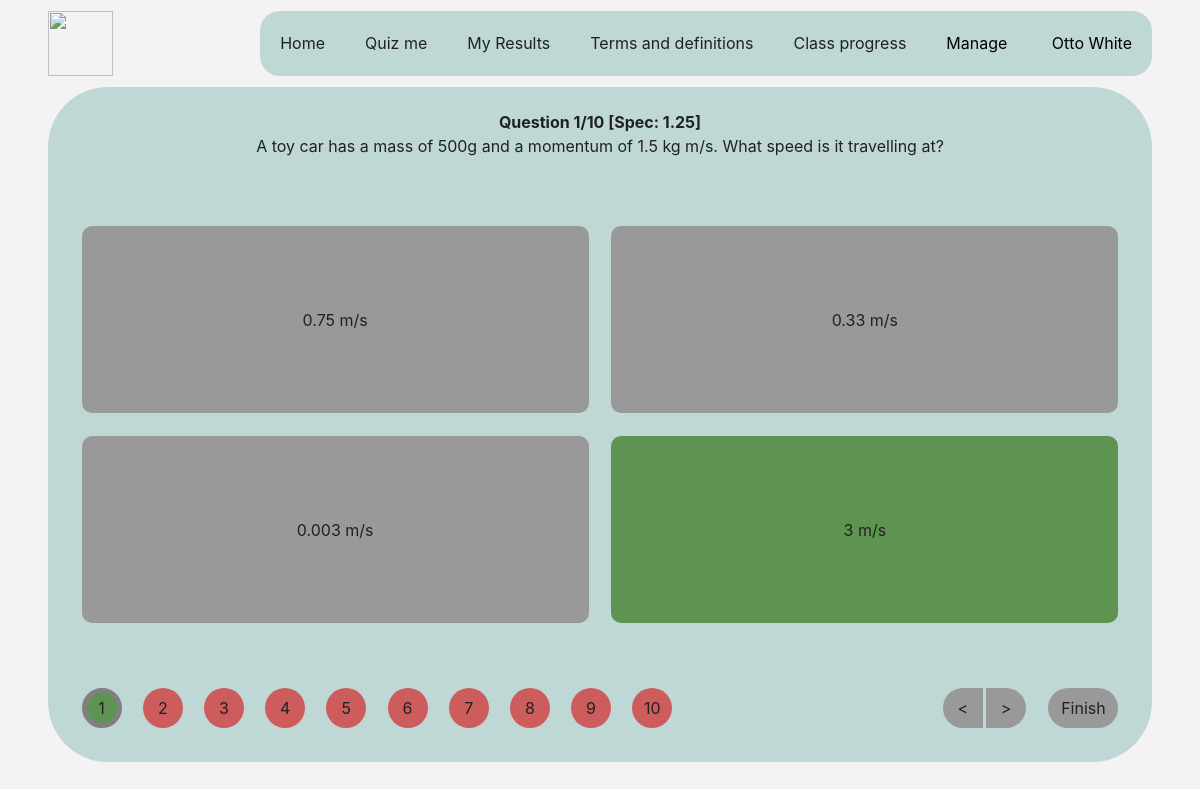
Screenshot of /review_quiz (signed in) with the database file from the repository.
### users/models.py (models this page shows, shortened)
class User(AbstractBaseUser):
    user_id = models.AutoField(primary_key=True)
    username            = models.CharField(unique=False, max_length=60)
    date_joined         = models.DateTimeField(auto_now_add=True)
    last_login          = models.DateTimeField(auto_now=True)
    is_active           = models.BooleanField(default=True)
    is_staff            = models.BooleanField(default=False)
    is_admin            = models.BooleanField(default=False)
    is_superuser        = models.BooleanField(default=False)
    email               = models.EmailField(unique=True, max_length=60)
    first_name          = models.CharField(max_length=60)
    last_name           = models.CharField(max_length=60)
    date_of_birth       = models.DateField()
    last_quiz           = models.TextField()
    USERNAME_FIELD = 'email'
    REQUIRED_FIELDS = ['username', 'first_name', 'last_name', 'date_of_birth']
    objects = UserManager() # linking the User manager created

### main_app/models.py (models this page shows)
class Question(models.Model):
    question_id             = models.AutoField(primary_key=True)
    specification_point     = models.FloatField()
    question                = models.TextField()
    diagram_name            = models.TextField(default='')
    a                       = models.CharField(max_length=50)
    b                       = models.CharField(max_length=50)
    c                       = models.CharField(max_length=50)
    d                       = models.CharField(max_length=50)
    correct_answer          = models.CharField(max_length=1, default='')

### main_app/views.py (the view)
# urls.py: path('review_quiz', ReviewQuizView.as_view(), name="main-review-quiz"),
class ReviewQuizView(LoginRequiredTemplateView):
    template_name = 'main_app/review_quiz.html'
    def get(self, request):
        try:
            last_quiz = eval(str(request.session['last_quiz'])) # evaluates the JSON last quiz state
            question_ids = [x[1] for x in last_quiz] # retrieves the question ids
            preserved = Case(*[When(question_id=question_id, then=index) for index, question_id in enumerate(question_ids)])
            question_data = Question.objects.filter(question_id__in=question_ids).order_by(preserved)
            args = {
                'question_data': question_data,
                'title': 'Do quiz',
            }
            return render(request, self.template_name, args)
        except KeyError:
            return redirect('main-generate-quiz')

### main_app/templates/main_app/review_quiz.html (shortened to what this page needs)
{% extends "main_app/logged_in.html" %}
{% block content %}
    {% load static %}
    <div id="context-wrapper">
        {% for question in question_data %}
            {% ifnotequal question.diagram_name "nan" %}
                <p class="question-paragraph q{{ forloop.counter }} diagram">
                    <strong class="q{{ forloop.counter }}">Question {{ forloop.counter }}/{{ question_data.count }} [Spec: {{ question.specification_point }}]</strong>
                    {{ question.question }}
                </p>
                <img class='question-image q{{ forloop.counter }} diagram' src='{% static "main_app/" %}{{question.diagram_name}}'>
            {% else %}
                <p class="question-paragraph q{{ forloop.counter }}">
                    <strong class="q{{ forloop.counter }}">Question {{ forloop.counter }}/{{ question_data.count }} [Spec: {{ question.specification_point }}]</strong>
                    {{ question.question }}
                </p>
            {% endifnotequal %}
        {% endfor %}
    </div>
    {% for question in question_data %}
        {% ifnotequal question.diagram_name "nan" %}
            <div class="answer-box a1-box q{{ forloop.counter }} diagram"><span class="question-span">{{ question.a }}</span></div>
            <div class="answer-box a2-box q{{ forloop.counter }} diagram"><span class="question-span">{{ question.b }}</span></div>
            <div class="answer-box a3-box q{{ forloop.counter }} diagram"><span class="question-span">{{ question.c }}</span></div>
            <div class="answer-box a4-box q{{ forloop.counter }} diagram"><span class="question-span">{{ question.d }}</span></div>
        {% else %}
            <div class="answer-box a1-box q{{ forloop.counter }}"><span class="question-span">{{ question.a }}</span></div>
            <div class="answer-box a2-box q{{ forloop.counter }}"><span class="question-span">{{ question.b }}</span></div>
            <div class="answer-box a3-box q{{ forloop.counter }}"><span class="question-span">{{ question.c }}</span></div>
            <div class="answer-box a4-box q{{ forloop.counter }}"><span class="question-span">{{ question.d }}</span></div>
        {% endifnotequal %}
    {% endfor %}
    <div id="question-numbers-wrapper">
        {% for question in question_data %}
            <div class="question-number" id="q{{ forloop.counter }}-nav" onclick="select_question({{ forloop.counter }})">
                <span class="question-nav-span">{{ forloop.counter }}</span>
            </div>
        {% endfor %}
    </div>
    <div id="nav-items-wrapper">
        <div id="finished-button" onclick="finish_review()"><span id="finished-span">Finish</span></div>
        <div id="next-button" onclick="select_question(current_question + 1)"><span id="next-span"> > </span></div>
        <div id="previous-button" onclick="select_question(current_question - 1)"><span id="previous-span"> < </span></div>
    </div>
{% endblock content %}

### main_app/templates/main_app/logged_in.html (shortened to what this page needs)
{% extends "main_app/base.html" %}
{% block body %}
    <div id="wrapper">
        <div id="top-bar-wrapper">
            <img id="logo-image" src="https://ichef.bbci.co.uk/childrens-responsive-ichef-live/r/320/1x/cbbc/science-logo-final_alt7.png">
            <div id="nav-box">
                {% if user.is_staff %}
                    <div id="menu-list">
                        <a href="{% url 'main-home' %}"             class="menu-link">Home</a>
                        <a href="{% url 'main-generate-quiz' %}"    class="menu-link">Quiz me</a>
                        <a href="{% url 'main-view-results' %}"     class="menu-link">My Results</a>
                        <a href="{% url 'main-generate-terms' %}"   class="menu-link">Terms and definitions</a>
                        <a href="#"                                 class="menu-link">Class progress</a>
                        <div class="manage-dropdown">
                            <button class='manage-dropdown-button' onclick="show_manage_dropdown()">Manage</button>
                        </div>
                        <div class="user-dropdown">
                            <button class='user-dropdown-button' onclick="show_user_dropdown()">{{ user.first_name }} {{ user.last_name }} </button>
                        </div>
                    </div>
                {% endif %}
            </div>
        </div>
        <div class="content-wrapper">
            <div class="box" id="content">
                {% block content %}{% endblock content %}
            </div>
        </div>
    </div>
{% endblock body %}

### main_app/templates/main_app/base.html (style rules this page uses)
:root { --primary-bg: #f4f3f3; --primary-content: #bfd8d5; --primary-text: #212121; --primary-hover: #009688; --secondary-text: #757575; --accent-colour: #999999; }
* { outline: 0px black solid; }
body { background-color: var(--primary-bg); }

### main_app/templates/main_app/logged_in.html (style rules this page uses)
#wrapper { position: relative; height: 100%; }
#top-bar-wrapper { display: grid; grid-template-columns: 1fr 9fr; padding-top: 0.7em; padding-right: 3em; padding-left: 3em; padding-bottom: 0.35em; }
#nav-box { border-radius: 20px; background-color: grey; justify-self: end; background-color: var(--primary-content); }
#logo-image { height: 65px; justify-self: start; }
.menu-link { float: left; text-decoration: none; padding: 20px; color: var(--primary-text); }
.user-dropdown { position: relative; display: inline-block; }
.user-dropdown .user-dropdown-button { padding: 20px; cursor: pointer; border: none; outline: none; background-color: inherit; font-family: inherit; margin: 0; }
.manage-dropdown { position: relative; display: inline-block; }
.manage-dropdown .manage-dropdown-button { padding: 20px; cursor: pointer; border: none; outline: none; background-color: inherit; font-family: inherit; margin: 0; }
.content-wrapper { display: grid; padding-right: 3em; padding-left: 3em; padding-top: 0.35em; height: 85%; }
.box { border-radius: 60px; padding: 1.4em; color: var(--primary-text); background-color: var(--primary-content); }

### main_app/templates/main_app/review_quiz.html (style rules this page uses)
#content { display: grid; grid-template-columns: repeat(4, 1fr); grid-template-rows: repeat(6, 1fr); }
#context-wrapper { display: grid; grid-template-columns: 1fr 1fr; grid-column: 1/5; grid-row: 1/4; }
#context-wrapper > *:not(.diagram) { grid-column: 1/3; text-align: center; justify-self: center; }
.answer-box { display: grid; margin: 0.7em; text-align: center; background-color: var(--accent-colour); border-radius: 10px; }
.a1-box { grid-column: 1/3; grid-row: 2/4; }
.a2-box { grid-column: 3/5; grid-row: 2/4; }
.a3-box { grid-column: 1/3; grid-row: 4/6; }
.a4-box { grid-column: 3/5; grid-row: 4/6; }
.question-span { justify-self: center; align-self: center; }
#question-numbers-wrapper { display: grid; grid-column: 1/4; grid-row: 6/7; align-self: end; height: auto; grid-gap: 0.7em; grid-template-columns: repeat(30, 50px); overflow-x: scroll; overflow-y: hidden; }
#nav-items-wrapper { grid-column: 4/5; grid-row: 6/7; align-self: end; align-items: end; }
.question-number { display: grid; float: left; height: 40px; width: 40px; margin: 0.7em; border-radius: 100px; background-color: var(--accent-colour); color: var(--primary-text) }
.question-nav-span { justify-self: center; align-self: center; }
.question-paragraph, .answer-box { display: none; }
#previous-button { display: grid; background-color: var(--accent-colour); float: right; height: 40px; width: 40px; margin: 0.7em; margin-right: 0.1em; border-radius: 100px; border-top-right-radius: 0; border-bottom-right-radius: 0; }
#next-button { display: grid; background-color: var(--accent-colour); float: right; height: 40px; width: 40px; margin: 0.7em; margin-left: 0.1em; border-radius: 100px; border-top-left-radius: 0; border-bottom-left-radius: 0; }
#next-span, #previous-span { color: var(--primary-text); justify-self: center; align-self: center; }
#finished-button { display: grid; background-color: var(--accent-colour); float: right; height: 40px; width: 70px; margin: 0.7em; border-radius: 100px; }
#finished-span { color: var(--primary-text); justify-self: center; align-self: center; }

### rows the page displays
User: first_name "Otto", last_name "White"
Question: count "10", specification_point "1.25", question "A toy car has a mass of 500g and a momentum of 1.5 kg m/s. What speed is it travelling at?", a "0.75 m/s", b "0.33 m/s", c "0.003 m/s", d "3 m/s"
